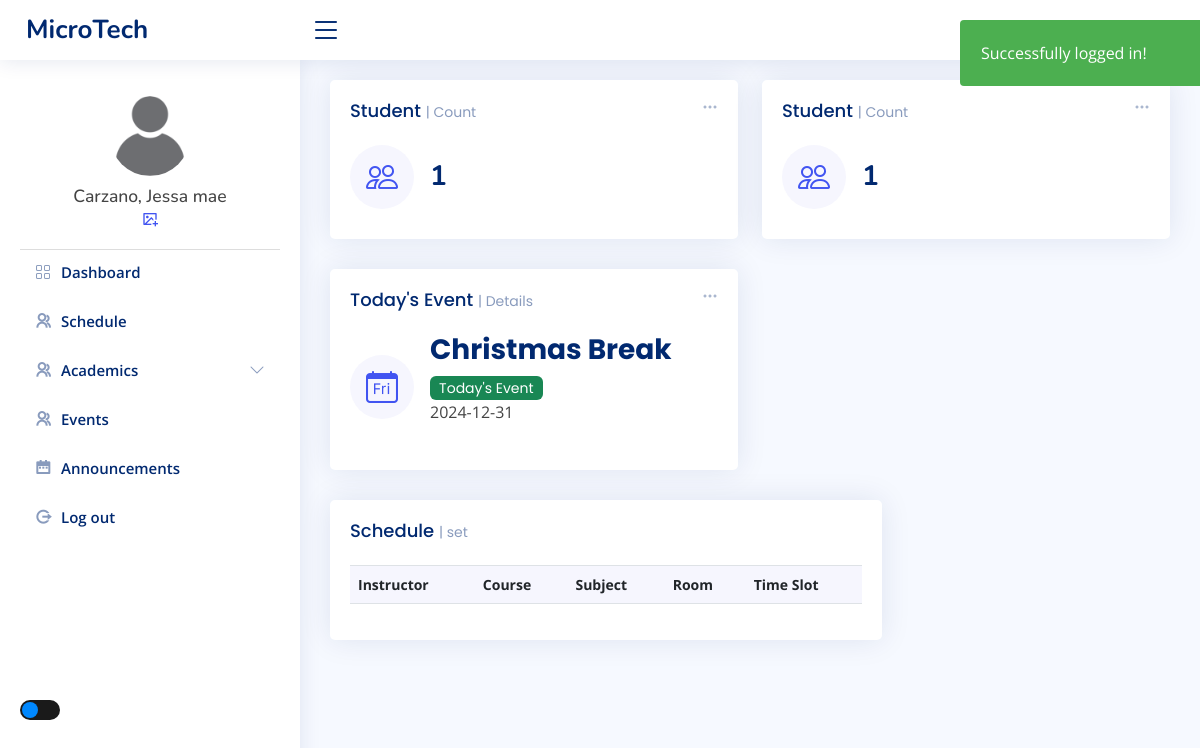
The page /admin/index2.php (signed in) on the database its author committed.
### tables this page shows
CREATE TABLE `tbl_users` (
  `user_id` int(11) NOT NULL,
  `user_fname` varchar(50) NOT NULL,
  `user_lname` varchar(50) NOT NULL,
  `user_email` varchar(80) NOT NULL,
  `user_name` varchar(50) NOT NULL,
  `user_pass` varchar(100) NOT NULL,
  `user_role` varchar(20) NOT NULL,
  `user_image` varchar(100) NOT NULL,
  `date_of_birth` date DEFAULT NULL,
  `gender` enum('Male','Female') DEFAULT NULL,
  `hire_date` date DEFAULT NULL,
  `department` varchar(100) DEFAULT NULL,
  `phone_number` varchar(15) DEFAULT NULL,
  `address` varchar(255) DEFAULT NULL
);

CREATE TABLE `tbl_events` (
  `id` int(11) NOT NULL,
  `title` varchar(50) NOT NULL,
  `date` date NOT NULL,
  `description` varchar(10000) NOT NULL
);

### admin/index2.php (the view, shortened to what this page needs)
<?php
include_once "../templates/header2.php";
include_once "includes/connect.php";
$connection = new Connection();
$pdo = $connection->open();
$sql = "SELECT * FROM tbl_events ORDER BY date DESC";
$stmt = $pdo->query($sql);
$events = $stmt->fetchAll(PDO::FETCH_ASSOC);
$today = date('Y-m-d');
$todaysEvent = null;
foreach ($events as $event) {
    if ($event['date'] === $today) {
        $todaysEvent = $event;
    }
}
$statements = $conn->prepare("SELECT COUNT(user_id) AS count_stud FROM tbl_students");
$statements->execute();
$studcount = $statements->fetch(PDO::FETCH_ASSOC);
?>
<main id="main" class="main">
    <section class="section dashboard">
        <div class="row">
            <div class="col-xxl-4 col-md-6">
                <div class="card info-card sales-card">
                    <div class="filter">
                        <a class="icon" href="#" data-bs-toggle="dropdown"><i class="bi bi-three-dots"></i></a>
                    </div>
                    <div class="card-body">
                        <h5 class="card-title">Student <span>| Count</span></h5>
                        <div class="d-flex align-items-center">
                            <div class="card-icon rounded-circle d-flex align-items-center justify-content-center">
                                <i class="bi bi-people"></i>
                            </div>
                            <div class="ps-3">
                                <h6><?php echo $studcount['count_stud'] ?></h6>
                            </div>
                        </div>
                    </div>
                </div>
            </div>
            <div class="col-xxl-4 col-md-6">
                <div class="card info-card sales-card">
                    <div class="filter">
                        <a class="icon" href="#" data-bs-toggle="dropdown"><i class="bi bi-three-dots"></i></a>
                    </div>
                    <div class="card-body">
                        <h5 class="card-title">Student <span>| Count</span></h5>
                        <div class="d-flex align-items-center">
                            <div class="card-icon rounded-circle d-flex align-items-center justify-content-center">
                                <i class="bi bi-people"></i>
                            </div>
                            <div class="ps-3">
                                <h6><?php echo $studcount['count_stud'] ?></h6>
                            </div>
                        </div>
                    </div>
                </div>
            </div>
            <div class="col-xxl-4 col-md-6">
                <div class="card info-card sales-card">
                    <div class="filter">
                        <a class="icon" href="#" data-bs-toggle="dropdown"><i class="bi bi-three-dots"></i></a>
                    </div>
                    <div class="card-body">
                        <h5 class="card-title">Today's Event <span>| Details</span></h5>
                        <div class="d-flex align-items-center">
                            <div class="card-icon rounded-circle d-flex align-items-center justify-content-center">
                                <i class="bi bi-calendar-day"></i>
                            </div>
                            <div class="ps-3">
                                <?php if ($todaysEvent) : ?>
                                    <li class="list-group-item d-flex justify-content-between align-items-start">
                                        <div style="flex-grow: 1;">
                                            <h6 class="card-title"><?php echo htmlspecialchars($todaysEvent['title']); ?> <span class="badge bg-success" style="color: white;">Today's Event</span></h6>
                                            <p><?php echo htmlspecialchars($todaysEvent['date']); ?></p>
                                        </div>
                                    </li>
                                <?php else : ?>
                                    <p>No events scheduled for today.</p>
                                <?php endif; ?>
                            </div>
                        </div>
                    </div>
                </div>
            </div>
        </div>
        <div class="row">
            <div class="col-lg-8">
                <div class="row">
                    <div class="col-12">
                        <div class="card recent-sales overflow-auto">
                            <div class="card-body">
                                <h5 class="card-title">Schedule <span>| set</span></h5>
                                <table id="scheduleTable" class="table table-striped table-bordered">
                                    <thead>
                                        <tr>
                                            <th scope="col">Instructor</th>
                                            <th scope="col">Course</th>
                                            <th scope="col">Subject</th>
                                            <th scope="col">Room</th>
                                            <th scope="col">Time Slot</th>
                                        </tr>
                                    </thead>
                                </table>
                            </div>
                        </div>
                    </div>
                </div>
            </div>
        </div>
    </section>
</main>
<?php
include_once "../templates/footer.php";
?>

### templates/header2.php (shortened to what this page needs)
<?php
$database = new Connection();
$conn = $database->open();
$userid = $_SESSION["login"];
$statements = $conn->prepare("SELECT user_fname, user_lname, user_image FROM tbl_users WHERE user_id = ?");
$statements->execute([$userid]);
$user = $statements->fetch(PDO::FETCH_ASSOC);
$fname = $user['user_fname'];
$lname = $user['user_lname'];
$image = $user['user_image'];
?>
<!DOCTYPE html>
<html lang="en">
<head>
  <link href="../assets/vendor/bootstrap/css/bootstrap.min.css" rel="stylesheet">
  <link href="../assets/vendor/bootstrap-icons/bootstrap-icons.css" rel="stylesheet">
  <link href="../assets/vendor/boxicons/css/boxicons.min.css" rel="stylesheet">
  <link href="../assets/vendor/quill/quill.snow.css" rel="stylesheet">
  <link href="../assets/vendor/quill/quill.bubble.css" rel="stylesheet">
  <link href="../assets/vendor/remixicon/remixicon.css" rel="stylesheet">
  <link href="../assets/vendor/simple-datatables/style.css" rel="stylesheet">
  <link href="../assets/css/style.css" rel="stylesheet">
</head>
<body>
  <?php
  if (isset($_SESSION['login_success']) && $_SESSION['login_success']) {
    echo "
        <div class='alert'>
            <span class='closebtn' onclick='this.parentElement.style.display=\"none\";'>&times;</span>
            Successfully logged in!
        </div>
        <script>
            // Automatically close the alert after 5 seconds
            setTimeout(function() {
                document.querySelector('.alert').style.opacity = '0';
                setTimeout(function() {
                    document.querySelector('.alert').style.display = 'none';
                }, 600);
            }, 5000);
        </script>";
  }
  ?>
  <header id="header" class="header fixed-top d-flex align-items-center">
    <div class="d-flex align-items-center justify-content-between">
      <a href="../admin/index.php" class="logo d-flex align-items-center">
        <span class="d-none d-lg-block">MicroTech</span>
      </a>
      <i class="bi bi-list toggle-sidebar-btn"></i>
    </div>
  </header>
  <aside id="sidebar" class="sidebar">
    <ul class="sidebar-nav" id="sidebar-nav">
      <div class="profile-section">
        <div class="profile-img">
          <img src="upload-files/<?php echo htmlspecialchars($image); ?>" id="currentPhoto" onerror="this.src='images/default.png'" alt="Profile Image" class="rounded-circle">
        </div>
        <div class="profile-info">
          <h5><?php echo htmlspecialchars($lname) . ', ' . htmlspecialchars($fname); ?></h5>
        </div>
        <div class="settings-icon">
          <a href="javascript:void(0);" onclick="document.getElementById('fileInput').click();">
            <i class="ri-image-add-line"></i>
          </a>
        </div>
      </div>
      <li class="nav-item">
        <a class="nav-link collapsed" href="../admin/index2.php">
          <i class="bi bi-grid"></i>
          <span>Dashboard</span>
        </a>
      </li>
      <li class="nav-item">
        <a class="nav-link collapsed" href="../admin/schedule-teacher.php">
          <i class="ri ri-group-line"></i>
          <span>Schedule</span>
        </a>
      </li>
      <li class="nav-item">
        <a class="nav-link collapsed" data-bs-target="#components-nav" data-bs-toggle="collapse" href="#">
          <i class="ri ri-group-line"></i><span>Academics</span><i class="bi bi-chevron-down ms-auto"></i>
        </a>
      </li>
      <li class="nav-item">
        <a class="nav-link collapsed" href="../admin/event-teacher.php">
          <i class="ri ri-group-line"></i>
          <span>Events</span>
        </a>
      </li>
      <li class="nav-item">
        <a class="nav-link collapsed" href="#">
          <i class="ri-calendar-2-fill"></i>
          <span>Announcements</span>
        </a>
      </li>
      <li class="nav-item">
        <a class="nav-link collapsed" href="../admin/includes/logout.inc.php">
          <i class="ri-logout-circle-r-line"></i>
          <span>Log out</span>
        </a>
      </li>
    </ul>
    <div style="margin-top: 13%; position:fixed">
      <label class="switch">
        <span class="slider round"></span>
      </label>
    </div>
  </aside>

### assets/css/style.css (style rules this page uses)
:root { scroll-behavior: smooth; }
body { font-family: "Open Sans", sans-serif; background: #f6f9ff; color: #444444; }
a { color: #4154f1; text-decoration: none; }
h1, h2, h3, h4, h5, h6 { font-family: "Nunito", sans-serif; }
#main { margin-top: 60px; padding: 20px 30px; transition: all 0.3s; }
.card { margin-bottom: 30px; border: none; border-radius: 5px; box-shadow: 0px 0 30px rgba(1, 41, 112, 0.1); }
.card-title { padding: 20px 0 15px 0; font-size: 18px; font-weight: 500; color: #012970; font-family: "Poppins", sans-serif; }
.card-title span { color: #899bbd; font-size: 14px; font-weight: 400; }
.card-body { padding: 0 20px 20px 20px; }
.logo { line-height: 1; }
@media (min-width: 1200px) { .logo { width: 280px; } }
.logo span { font-size: 26px; font-weight: 700; color: #012970; font-family: "Nunito", sans-serif; }
.header { transition: all 0.5s; z-index: 997; height: 60px; box-shadow: 0px 2px 20px rgba(1, 41, 112, 0.1); background-color: #fff; padding-left: 20px; }
.header .toggle-sidebar-btn { font-size: 32px; padding-left: 10px; cursor: pointer; color: #012970; }
.sidebar { position: fixed; top: 60px; left: 0; bottom: 0; width: 300px; z-index: 996; transition: all 0.3s; padding: 20px; overflow-y: auto; scrollbar-width: thin; scrollbar-color: #aab7cf transparent; box-shadow: 0px 0px 20px rgba(1, 41, 112, 0.1); background-color: #fff; }
@media (min-width: 1200px) { #main, #footer { margin-left: 300px; } }
.sidebar-nav { padding: 0; margin: 0; list-style: none; }
.sidebar-nav li { padding: 0; margin: 0; list-style: none; }
.sidebar-nav .nav-item { margin-bottom: 5px; }
.sidebar-nav .nav-link { display: flex; align-items: center; font-size: 15px; font-weight: 600; color: #4154f1; transition: 0.3; background: #f6f9ff; padding: 10px 15px; border-radius: 4px; }
.sidebar-nav .nav-link i { font-size: 16px; margin-right: 10px; color: #4154f1; }
.sidebar-nav .nav-link.collapsed { color: #012970; background: #fff; }
.sidebar-nav .nav-link.collapsed i { color: #899bbd; }
.sidebar-nav .nav-link .bi-chevron-down { margin-right: 0; transition: transform 0.2s ease-in-out; }
.dashboard .filter { position: absolute; right: 0px; top: 15px; }
.dashboard .filter .icon { color: #aab7cf; padding-right: 20px; padding-bottom: 5px; transition: 0.3s; font-size: 16px; }
.dashboard .info-card { padding-bottom: 10px; }
.dashboard .info-card h6 { font-size: 28px; color: #012970; font-weight: 700; margin: 0; padding: 0; }
.dashboard .card-icon { font-size: 32px; line-height: 0; width: 64px; height: 64px; flex-shrink: 0; flex-grow: 0; }
.dashboard .sales-card .card-icon { color: #4154f1; background: #f6f6fe; }
.dashboard .recent-sales { font-size: 14px; }
.dashboard .recent-sales .table thead { background: #f6f6fe; }
.dashboard .recent-sales .table thead th { border: 0; }

### templates/header2.php (style rules this page uses)
html { scroll-behavior: smooth; }
.sidebar .nav-link { transition: background-color 0.3s ease, color 0.3s ease; }
.profile-section { display: flex; flex-direction: column; align-items: center; padding: 1rem; border-bottom: 1px solid #ddd; }
.profile-img img { width: 80px; height: 80px; border-radius: 50%; object-fit: cover; margin-bottom: 10px; }
.profile-info h5 { margin: 0; font-size: 1.1rem; text-align: center; }
.alert { max-width: 300px; width: 100%; padding: 20px; background-color: #4CAF50; color: white; opacity: 1; transition: opacity 0.6s; margin-bottom: 15px; border-radius: 4px; position: fixed; top: 20px; left: 80%; z-index: 5000; }
.switch { position: relative; display: inline-block; width: 40px; height: 20px; }
.slider { position: absolute; cursor: pointer; top: 0; left: 0; right: 0; bottom: 0; background-color: #1a1a1a; transition: .4s; }
.slider:before { position: absolute; content: ""; height: 16px; width: 16px; left: 2px; bottom: 2px; background-color: #0088ff; transition: .4s; }
.slider.round { border-radius: 20px; }
.slider.round:before { border-radius: 50%; }

### admin/index2.php (style rules this page uses)
a { text-decoration: none !important; }
.alert { padding: 20px; background-color: #4CAF50; color: white; opacity: 1; transition: opacity 0.6s; margin-bottom: 15px; border-radius: 4px; position: fixed; top: 20px; right: 20px; z-index: 5000; width: 300px; }

### rows shown on the page
tbl_users: user_lname "Carzano", user_fname "Jessa mae"
tbl_events: title "Christmas Break", date "2024-12-31"

### other values the page prints
$studcount['count_stud'] "1"
